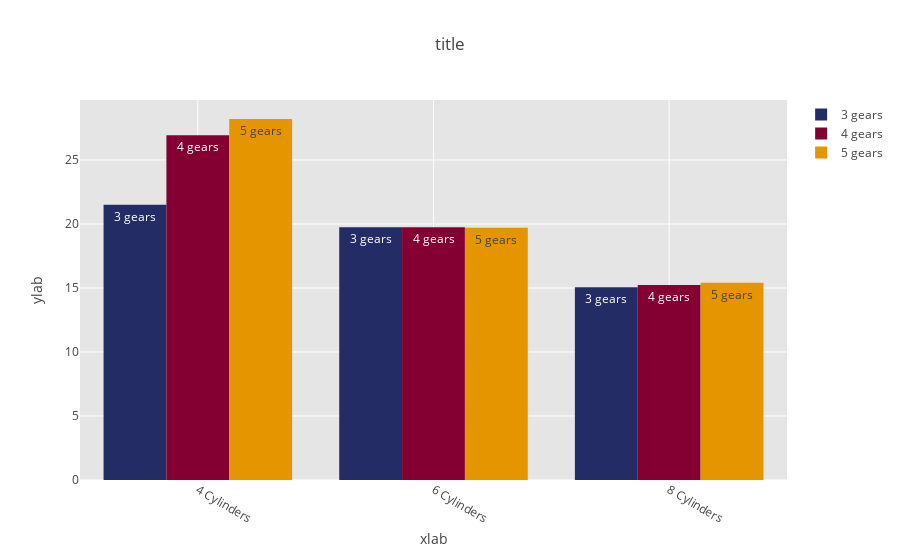

Source (notebook cell):
### Code cell
fig = barplot.create_graph(**args)

### Figure 1 — Plotly figure (JSON) as saved in the notebook; plotly's stock layout.template omitted (floating-point values rounded to 4 significant figures)
{"data": [{"marker": {"color": "#232C65"}, "name": "3 gears", "text": "3 gears", "type": "bar", "uid": "2694f539-dc81-4e4e-9478-a62ca03efb8f", "x": ["4 Cylinders", "6 Cylinders", "8 Cylinders"], "y": [21.5, 19.75, 15.05]}, {"marker": {"color": "#840032"}, "name": "4 gears", "text": "4 gears", "type": "bar", "uid": "168fc30c-181f-473f-8126-c12d39c28d54", "x": ["4 Cylinders", "6 Cylinders", "8 Cylinders"], "y": [26.93, 19.75, 15.23]}, {"marker": {"color": "#E59500"}, "name": "5 gears", "text": "5 gears", "type": "bar", "uid": "088c8b35-ba4b-46c4-980e-a504b6f8a341", "x": ["4 Cylinders", "6 Cylinders", "8 Cylinders"], "y": [28.2, 19.7, 15.4]}], "layout": {"hovermode": "closest", "plot_bgcolor": "rgb(229, 229, 229)", "title": "title", "xaxis": {"gridcolor": "rgb(255,255,255)", "tickangle": 30, "title": "xlab", "zerolinecolor": "rgb(255,255,255)"}, "yaxis": {"gridcolor": "rgb(255,255,255)", "title": "ylab", "zerolinecolor": "rgb(255,255,255)"}}}
